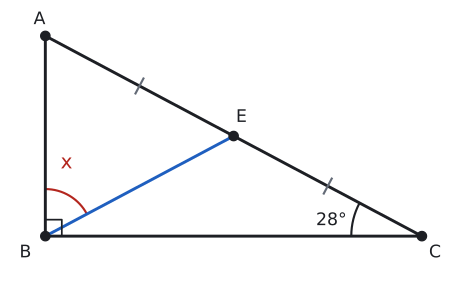

Write the Python code that produced this figure.
import sys; sys.path.insert(0, "tools")
from cizim import *

# m(B) = 90°, m(C) = 28°, E [AC]'nin orta noktası. Beklenen m(ABE) = 62°.
B = np.array([0.0, 0.0]); C = np.array([8.0, 0.0]); A = np.array([0.0, 8 * np.tan(np.radians(28))])
E = (A + C) / 2
u, v = A - B, E - B
print("ABE", np.degrees(np.arccos(u @ v / np.linalg.norm(u) / np.linalg.norm(v))))

def centik(P1, Q1, renk):
    M = (P1 + Q1) / 2; d = (Q1 - P1) / np.linalg.norm(Q1 - P1); n = np.array([-d[1], d[0]])
    ax.plot(*zip(M - 0.18 * n, M + 0.18 * n), color=renk, lw=1.6)

fig, ax = sekil(6, 3.6)
ax.set_aspect("equal"); ax.axis("off")
ax.plot(*zip(A, B, C, A), color=YAZI)
ax.plot(*zip(B, E), color=MAVI)
k = 0.35
ax.plot([k, k, 0], [0, k, k], color=YAZI, lw=1.3)
centik(A, E, SOLUK); centik(E, C, SOLUK)
nokta(ax, *A, "A", dx=-0.25, dy=0.25); nokta(ax, *B, "B", dx=-0.55, dy=-0.45); nokta(ax, *C, "C", dx=0.15, dy=-0.45)
nokta(ax, *E, "E", dx=0.05, dy=0.3)
aci(ax, C, A, B, r=1.5, ad="", renk=YAZI)
ax.text(5.75, 0.33, "28°", fontsize=13, va="center")
aci(ax, B, A, E, r=1.0, ad="", renk=KIRMIZI)
ax.text(0.45, 1.55, "x", color=KIRMIZI, fontsize=15, ha="center", va="center")
ax.set_xlim(-0.8, 8.6); ax.set_ylim(-0.8, A[1] + 0.6)
kaydet(fig, __file__)
